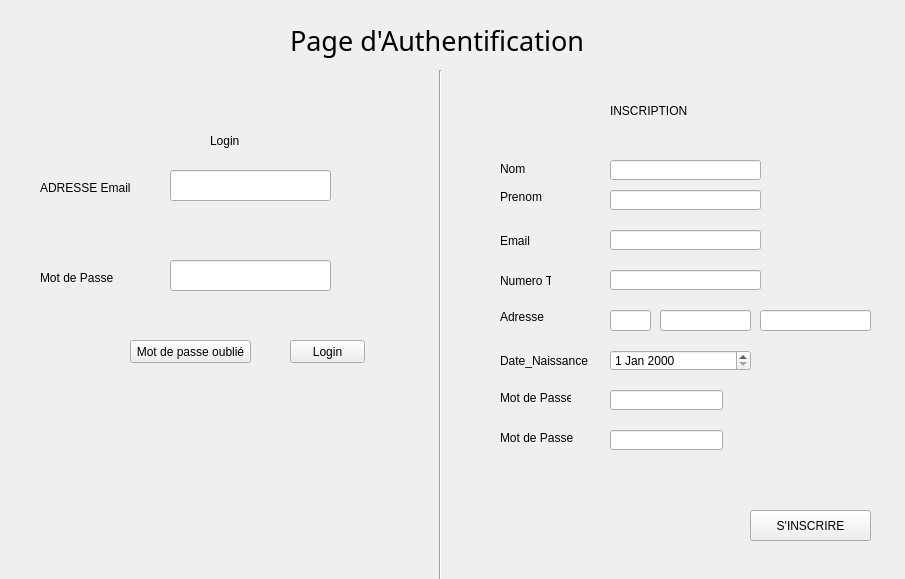
<?xml version="1.0" encoding="UTF-8"?>
<ui version="4.0">
 <class>ClientWindow</class>
 <widget class="QWidget" name="ClientWindow">
  <property name="geometry">
   <rect>
    <x>0</x>
    <y>0</y>
    <width>905</width>
    <height>579</height>
   </rect>
  </property>
  <property name="windowTitle">
   <string>Form</string>
  </property>
  <widget class="QLineEdit" name="LoginAds">
   <property name="geometry">
    <rect>
     <x>170</x>
     <y>170</y>
     <width>161</width>
     <height>31</height>
    </rect>
   </property>
  </widget>
  <widget class="QLineEdit" name="LoginPW">
   <property name="geometry">
    <rect>
     <x>170</x>
     <y>260</y>
     <width>161</width>
     <height>31</height>
    </rect>
   </property>
   <property name="echoMode">
    <enum>QLineEdit::Password</enum>
   </property>
  </widget>
  <widget class="QLabel" name="label">
   <property name="geometry">
    <rect>
     <x>40</x>
     <y>180</y>
     <width>111</width>
     <height>16</height>
    </rect>
   </property>
   <property name="text">
    <string>ADRESSE Email</string>
   </property>
  </widget>
  <widget class="QLabel" name="label_2">
   <property name="geometry">
    <rect>
     <x>40</x>
     <y>270</y>
     <width>81</width>
     <height>16</height>
    </rect>
   </property>
   <property name="text">
    <string>Mot de Passe</string>
   </property>
  </widget>
  <widget class="QLabel" name="label_3">
   <property name="geometry">
    <rect>
     <x>210</x>
     <y>130</y>
     <width>61</width>
     <height>21</height>
    </rect>
   </property>
   <property name="text">
    <string>Login</string>
   </property>
  </widget>
  <widget class="QPushButton" name="pushButton">
   <property name="geometry">
    <rect>
     <x>290</x>
     <y>340</y>
     <width>75</width>
     <height>23</height>
    </rect>
   </property>
   <property name="text">
    <string>Login</string>
   </property>
  </widget>
  <widget class="Line" name="line">
   <property name="geometry">
    <rect>
     <x>430</x>
     <y>70</y>
     <width>20</width>
     <height>511</height>
    </rect>
   </property>
   <property name="orientation">
    <enum>Qt::Vertical</enum>
   </property>
  </widget>
  <widget class="QLabel" name="label_4">
   <property name="geometry">
    <rect>
     <x>610</x>
     <y>90</y>
     <width>121</width>
     <height>41</height>
    </rect>
   </property>
   <property name="text">
    <string>INSCRIPTION</string>
   </property>
  </widget>
  <widget class="QLabel" name="label_10">
   <property name="geometry">
    <rect>
     <x>500</x>
     <y>310</y>
     <width>47</width>
     <height>13</height>
    </rect>
   </property>
   <property name="text">
    <string>Adresse</string>
   </property>
  </widget>
  <widget class="QLineEdit" name="Client_Name">
   <property name="geometry">
    <rect>
     <x>610</x>
     <y>160</y>
     <width>151</width>
     <height>20</height>
    </rect>
   </property>
  </widget>
  <widget class="QLineEdit" name="Client_Email">
   <property name="geometry">
    <rect>
     <x>610</x>
     <y>230</y>
     <width>151</width>
     <height>20</height>
    </rect>
   </property>
  </widget>
  <widget class="QPushButton" name="Client_ADD_Button">
   <property name="geometry">
    <rect>
     <x>750</x>
     <y>510</y>
     <width>121</width>
     <height>31</height>
    </rect>
   </property>
   <property name="text">
    <string>S'INSCRIRE</string>
   </property>
  </widget>
  <widget class="QLabel" name="label_8">
   <property name="geometry">
    <rect>
     <x>500</x>
     <y>190</y>
     <width>47</width>
     <height>13</height>
    </rect>
   </property>
   <property name="text">
    <string>Prenom</string>
   </property>
  </widget>
  <widget class="QLabel" name="label_9">
   <property name="geometry">
    <rect>
     <x>500</x>
     <y>230</y>
     <width>51</width>
     <height>21</height>
    </rect>
   </property>
   <property name="text">
    <string>Email</string>
   </property>
  </widget>
  <widget class="QLabel" name="label_12">
   <property name="geometry">
    <rect>
     <x>500</x>
     <y>270</y>
     <width>51</width>
     <height>21</height>
    </rect>
   </property>
   <property name="text">
    <string>Numero Tel</string>
   </property>
  </widget>
  <widget class="QLineEdit" name="Client_Last_Name">
   <property name="geometry">
    <rect>
     <x>610</x>
     <y>190</y>
     <width>151</width>
     <height>20</height>
    </rect>
   </property>
  </widget>
  <widget class="QLineEdit" name="Client_Adresse_Ville">
   <property name="geometry">
    <rect>
     <x>760</x>
     <y>310</y>
     <width>111</width>
     <height>21</height>
    </rect>
   </property>
  </widget>
  <widget class="QLabel" name="label_11">
   <property name="geometry">
    <rect>
     <x>500</x>
     <y>350</y>
     <width>111</width>
     <height>21</height>
    </rect>
   </property>
   <property name="text">
    <string>Date_Naissance</string>
   </property>
  </widget>
  <widget class="QLineEdit" name="Client_Tel_Num">
   <property name="geometry">
    <rect>
     <x>610</x>
     <y>270</y>
     <width>151</width>
     <height>20</height>
    </rect>
   </property>
   <property name="echoMode">
    <enum>QLineEdit::Normal</enum>
   </property>
  </widget>
  <widget class="QLineEdit" name="Client_Adresse_Num">
   <property name="geometry">
    <rect>
     <x>610</x>
     <y>310</y>
     <width>41</width>
     <height>21</height>
    </rect>
   </property>
  </widget>
  <widget class="QLineEdit" name="Client_Adresse_Quartier">
   <property name="geometry">
    <rect>
     <x>660</x>
     <y>310</y>
     <width>91</width>
     <height>21</height>
    </rect>
   </property>
  </widget>
  <widget class="QLabel" name="label_7">
   <property name="geometry">
    <rect>
     <x>500</x>
     <y>160</y>
     <width>47</width>
     <height>17</height>
    </rect>
   </property>
   <property name="text">
    <string>Nom</string>
   </property>
  </widget>
  <widget class="QDateEdit" name="Client_Date_Edit">
   <property name="geometry">
    <rect>
     <x>610</x>
     <y>350</y>
     <width>141</width>
     <height>21</height>
    </rect>
   </property>
  </widget>
  <widget class="QLineEdit" name="password1">
   <property name="geometry">
    <rect>
     <x>610</x>
     <y>390</y>
     <width>113</width>
     <height>20</height>
    </rect>
   </property>
   <property name="echoMode">
    <enum>QLineEdit::Password</enum>
   </property>
  </widget>
  <widget class="QLineEdit" name="password2">
   <property name="geometry">
    <rect>
     <x>610</x>
     <y>430</y>
     <width>113</width>
     <height>20</height>
    </rect>
   </property>
   <property name="echoMode">
    <enum>QLineEdit::Password</enum>
   </property>
  </widget>
  <widget class="QLabel" name="label_5">
   <property name="geometry">
    <rect>
     <x>500</x>
     <y>390</y>
     <width>71</width>
     <height>16</height>
    </rect>
   </property>
   <property name="text">
    <string>Mot de Passe</string>
   </property>
  </widget>
  <widget class="QLabel" name="label_6">
   <property name="geometry">
    <rect>
     <x>500</x>
     <y>430</y>
     <width>91</width>
     <height>16</height>
    </rect>
   </property>
   <property name="text">
    <string>Mot de Passe</string>
   </property>
  </widget>
  <widget class="QLabel" name="label_13">
   <property name="geometry">
    <rect>
     <x>610</x>
     <y>410</y>
     <width>47</width>
     <height>13</height>
    </rect>
   </property>
   <property name="text">
    <string/>
   </property>
  </widget>
  <widget class="QLabel" name="PasswordLabel">
   <property name="geometry">
    <rect>
     <x>610</x>
     <y>370</y>
     <width>111</width>
     <height>16</height>
    </rect>
   </property>
   <property name="text">
    <string/>
   </property>
  </widget>
  <widget class="QLabel" name="Digit">
   <property name="geometry">
    <rect>
     <x>760</x>
     <y>375</y>
     <width>101</width>
     <height>31</height>
    </rect>
   </property>
   <property name="text">
    <string/>
   </property>
  </widget>
  <widget class="QLabel" name="letter">
   <property name="geometry">
    <rect>
     <x>760</x>
     <y>390</y>
     <width>101</width>
     <height>41</height>
    </rect>
   </property>
   <property name="text">
    <string/>
   </property>
  </widget>
  <widget class="QLabel" name="pswsize">
   <property name="geometry">
    <rect>
     <x>760</x>
     <y>420</y>
     <width>121</width>
     <height>16</height>
    </rect>
   </property>
   <property name="text">
    <string/>
   </property>
  </widget>
  <widget class="QLabel" name="label_14">
   <property name="geometry">
    <rect>
     <x>290</x>
     <y>20</y>
     <width>311</width>
     <height>41</height>
    </rect>
   </property>
   <property name="font">
    <font>
     <family>MS Reference Sans Serif</family>
     <pointsize>20</pointsize>
    </font>
   </property>
   <property name="text">
    <string>Page d'Authentification</string>
   </property>
  </widget>
  <widget class="QPushButton" name="pushButton_2">
   <property name="geometry">
    <rect>
     <x>130</x>
     <y>340</y>
     <width>121</width>
     <height>23</height>
    </rect>
   </property>
   <property name="text">
    <string>Mot de passe oublié</string>
   </property>
  </widget>
 </widget>
 <resources/>
 <connections/>
</ui>
